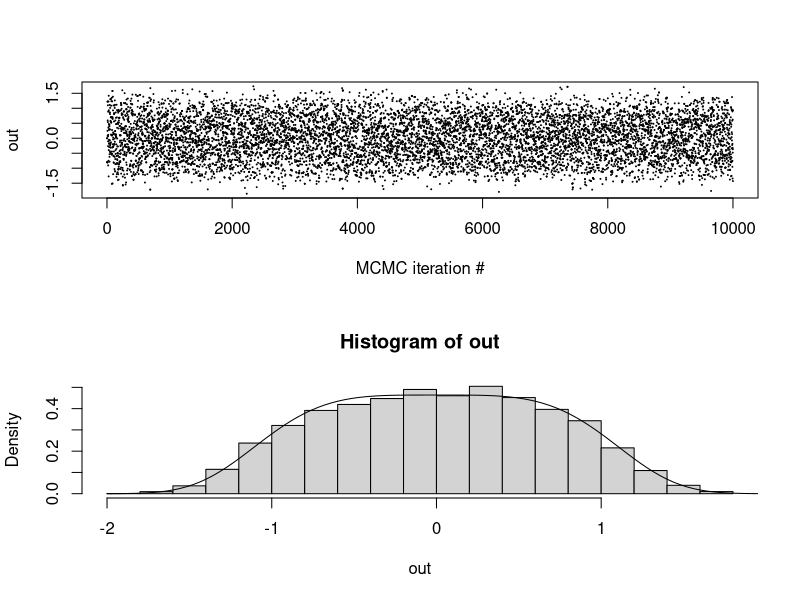
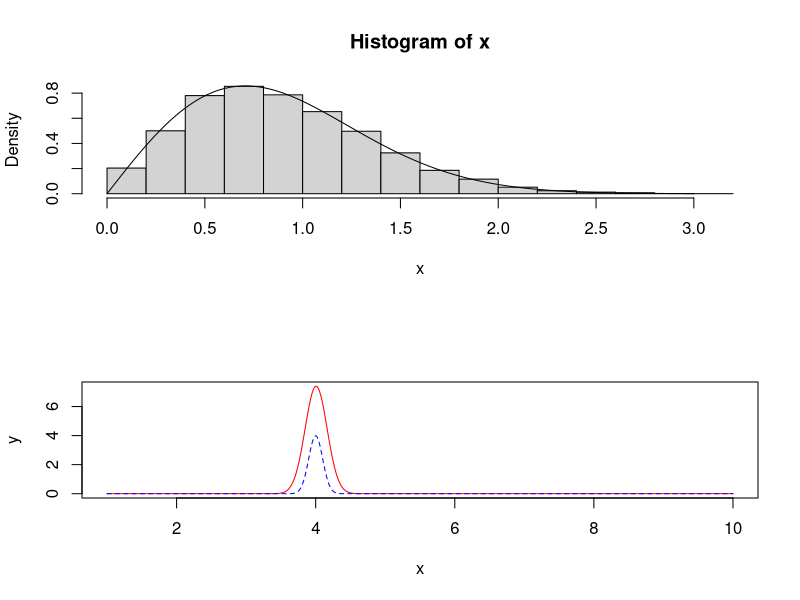
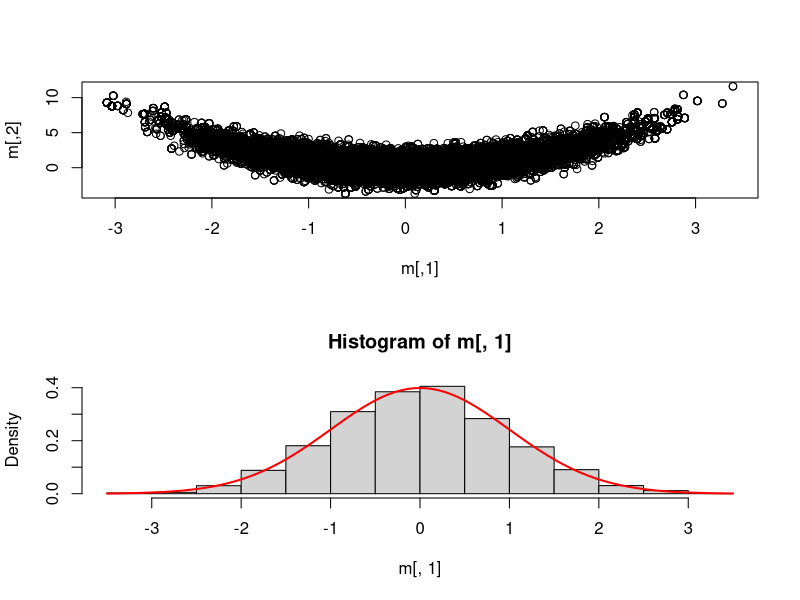
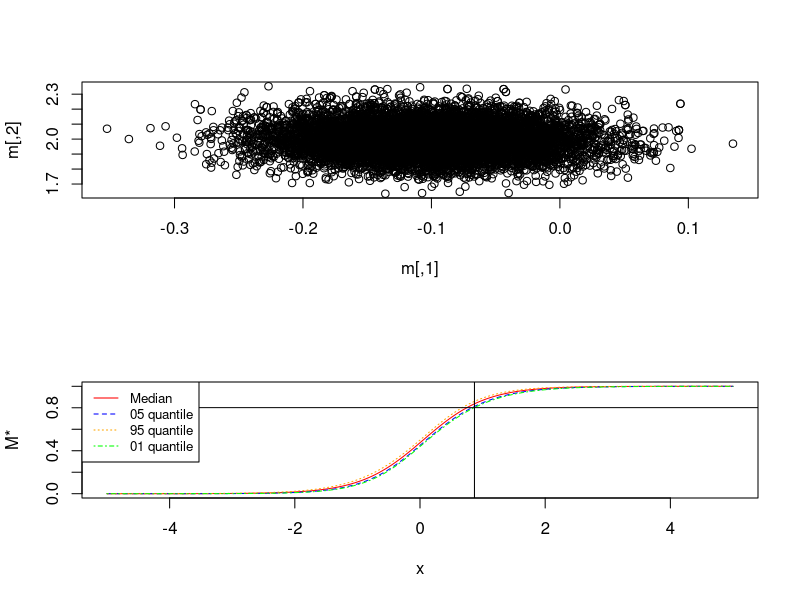
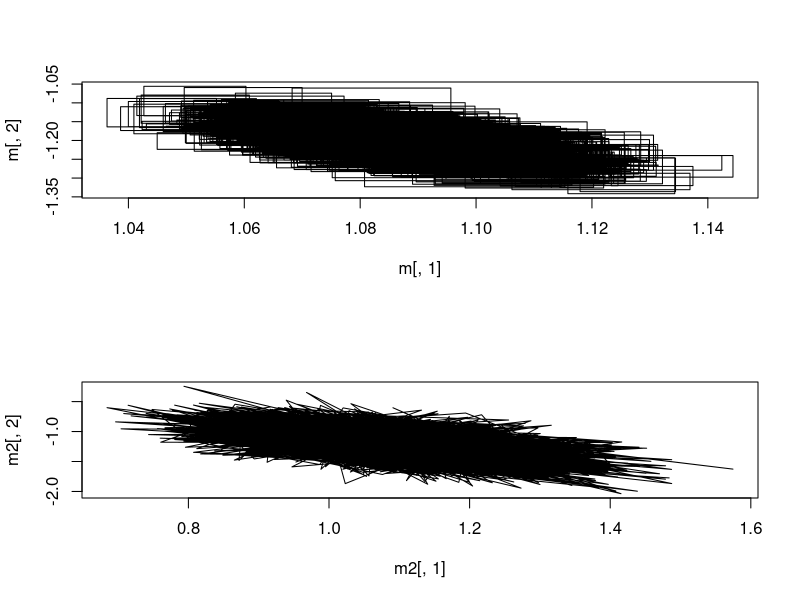
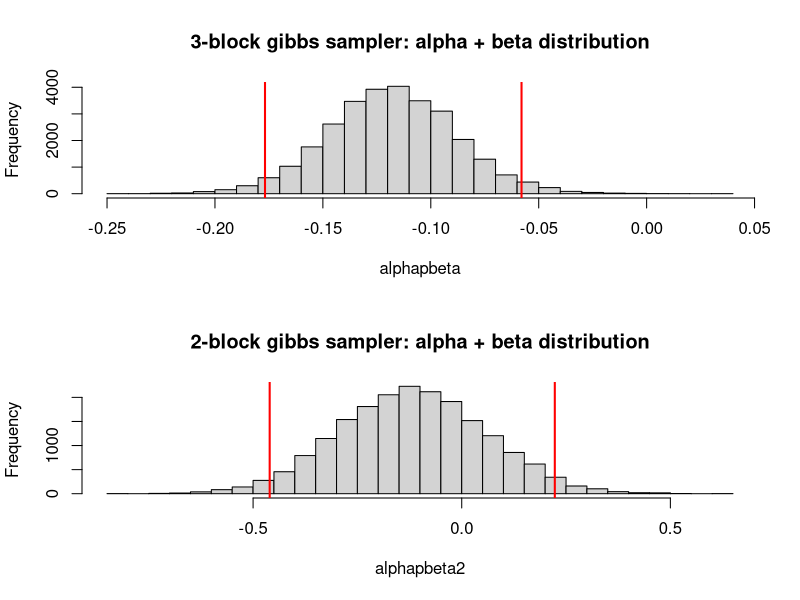
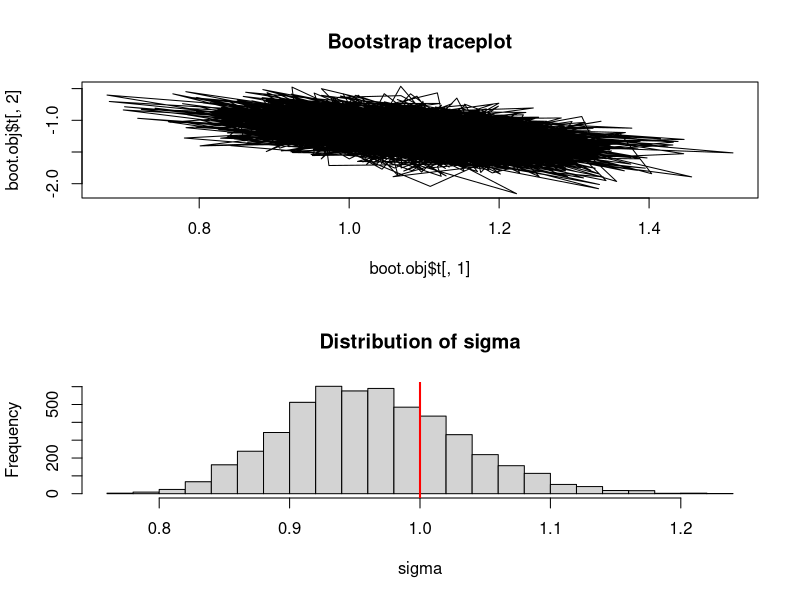
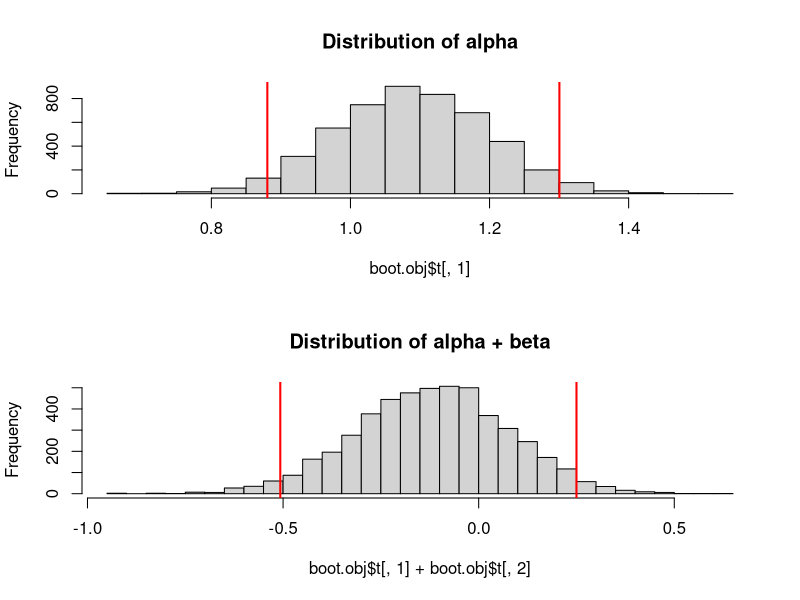

Generate these figures, in order, with R:
## ---- chunk 1
rm(list = ls())
## ---- chunk 2
# general 1d independence metropolis hastings
oneD.IRWMH <- function(prob,
                       sigma=1.0,
                       theta1=0.0,
                       Nsamp=10000){
  res <- numeric(Nsamp)
  # allocate memory
  res[1] <- theta1
  # old importance weight
  wt.old <- prob(res[1])/dnorm(res[1], sd=sigma)
  Nacc <- 0
    for(i in 2:Nsamp){
      # proposal (note, independent of past)
      thetaStar <- rnorm(1, sd=sigma)
      # new importance weight
      wt.star <- prob(thetaStar)/dnorm(thetaStar, sd=sigma)
      # accept probability
      alpha <- min(1.0, wt.star/wt.old)
      # accept/reject
      if(runif(1) < alpha){
        res[i] <- thetaStar
        wt.old <- wt.star
        Nacc <- Nacc+1
      } else {
        res[i] <- res[i-1]
      }
    }
  return(res)
}

# pdf from mandatory pdf
pdf <- function(x) {
  return ((2^0.25*gamma(3/4)/pi) * exp(-x^4 / 2))
}


# sample n samples
n <- 10000
out <- oneD.IRWMH(pdf, theta1 = 0.0, sigma=1, Nsamp = n)

# plot 
par(mfrow=c(2,1))
plot(1:length(out),out,pch=20,cex=0.1,xlab="MCMC iteration #")
hist(out, probability = TRUE)
curve(pdf, add = TRUE, -2, 2)
## ---- chunk 3
# Use inverse sampling method to sample from
# p(x) = 2x exp(-x^2)
inverse_sampling <- function(Nsamples) {
  # Sample n samples from uniform distribution
  u <- runif(Nsamples)
  # Return X = F^-1(U)
  return(sqrt(-log(1-u)))
}

# PDF
pdf2 <- function(x) {
  return(2*x * exp(-x^2))
}

x <- inverse_sampling(10000)
hist(x, probability = TRUE)
curve(pdf2, 0, 3, add = TRUE)
## ---- chunk 4
g <- function(x) {
 exp(sqrt(x))*exp(-20*(x-4)^2)
}

f <- function(x) {
  dnorm(x, mean=4, sd=0.1)
}

x<-seq(1,10,0.01); y1=g(x); y2=f(x)
plot(x, y1, type="l", pch=19, col="red", xlab="x", ylab="y")
lines(x, y2, pch=18, col="blue", type="l", lty=2)
legend(1, 95, legend=c("Line 1", "Line 2"),
       col=c("red", "blue"), lty=1:2, cex=0.8)
## ---- chunk 5
importance <- function(Nsamp) {
  # Sample from f
  x <- rnorm(Nsamp, 4, 0.1)
  # calculate empirical mean
  return(mean((g(x)*(x>0))/(f(x))))
}

# Estimate of integral using importance sampling
importance(100000)
# Numerical integration
integrate(g, 0, Inf)$value
## ---- chunk 6
# Load the multivariate normal library 
library(mvtnorm)
library(coda)

# Target function from 
logg <- function(theta) {
  return(-theta[1]^2/2 - (theta[2] - theta[1]^2)^2 /2)
}

# 2D Random walk using log g
smile_shaped <- function(logg,
                         sigma=diag(2),
                         theta=c(0.0, 0.0),
                         Nsamp=100000){
  
  # Reserve 2xNsamp matrix with zeros
  res <- matrix(0, Nsamp, 2)
  
  # Set initial conditions
  res[1,] <- theta
  
  # Calculate old log-probability
  logold <- logg(theta)
  
  # accept counter
  Nacc <- 0
  
  # Iterate no of samples.
  for(i in 2:Nsamp){
    # Proposal step
    new <- res[i-1,] + rmvnorm(1, theta, sigma)
    # Log-p of proposal step
    lognew <- logg(new)
    # Evaluate step
    logfrac <- exp(min(0.0,lognew-logold))
    # Accept or reject new step
    if(runif(1)<logfrac && is.finite(logfrac)){
      # accept
      res[i,] <- new
      logold <- lognew
      Nacc <- Nacc+1
    } else {
      # reject
      res[i,] <- res[i-1,]
    }
  }
  print(paste("Accept prob: ", Nacc/Nsamp))
  return(res[5000:Nsamp,])
}

# Covariance matrix
sigma <- matrix(c(4.5, 0, 0, 4.5), nrow=2, ncol=2)
m <- smile_shaped(logg=logg, sigma=sigma, c(0.0, 0.0), 50000)
## ---- chunk 7
# Plot multivariate distribution
plot(m)
## ---- chunk 8
# Plot marginal of theta1 and compare with standard normal
hist(m[,1], probability=TRUE)
curve(dnorm(x, mean=0, sd=1), 
      col="red", lwd=2, add=TRUE, yaxt="n")
## ---- chunk 9
ESS <- function(x) {
  coda::effectiveSize(x)
}

ESS(m[,1])
ESS(m[,2])
## ---- chunk 10
# Load the data set
df <- data.frame(read.table("logistic_regression_data.txt"))
x <- df$x
y <- df$y

# function returning a log-posterior kernel for theta
logistic.lp <- function(theta) {
  alpha <- theta[1]
  beta <- theta[2]
  # log-likelihood
  Eeta <- exp(alpha + beta*x)
  p <- Eeta/(1.0 + Eeta)
  log.like <- sum(dbinom(y, size=1, prob = p, log=TRUE))
  
  # priors
  log.prior <- dnorm(alpha, sd=10, log=TRUE) + dnorm(beta, sd=10, log=TRUE)
  
  # log-posterior kernel
  return(log.like+log.prior)
}
## ---- chunk 11
# Independent sampler
IndepMH <- function(lprob, theta=c(0, 0), sigma=diag(2), Nsamp=1000, S=1){
  # Allocate space
  res <- matrix(0, Nsamp, 2)
  # Set initial values
  res[1,] <- theta
  # Old importance
  pold <- lprob(theta) - dmvnorm(theta, mean=theta ,sigma=sigma, log=TRUE)
  # No of accept
  Nacc <- 0
  for (i in 2:Nsamp){
    # Sample theta from multivariate normal with scaled sigma
    new <- rmvnorm(1, theta, S*sigma)
    # Importance of new theta
    pnew <- lprob(new) - dmvnorm(new, mean=theta, sigma=sigma, log=TRUE)
    frac <- exp(min(0.0, pnew-pold))
    if(runif(1)<frac && is.finite(frac)){
      # Accept
      res[i,] <- new
      pold <- pnew
      Nacc <- Nacc+1
    } else {
      # Reject
      res[i,] <- res[(i-1),]
    }
  }
  print(paste0("accept rate : ",Nacc/Nsamp))
  return(res[1000:Nsamp,])
}

sigma <- matrix(c(0.00653,-0.00058,-0.00058,0.01689),2,2)

m <- IndepMH(logistic.lp, c(-0.102, 1.993), sigma, 10000, 0.6)
plot(m)
## ---- chunk 12
ESS(m[,1])
ESS(m[,2])
## ---- chunk 13
# Plotdist is function for calculating values for plotting
plotdist <- function (x) {
  # Calculate m(x*)
  mstar <- exp(m[,1] + m[,2]*x) / (1 + exp(m[,1] + m[,2]*x))
  # calulcate median given x*
  med <- median(mstar)
  # Caltulate quantiles given x*
  quant05 <- quantile(mstar, 0.05)
  quant95 <- quantile(mstar, 0.95)
  quant01 <- quantile(mstar, 0.01)
  # return vector of calculations
  return(c(med, quant05, quant95, quant01))
}

# sequence of x* values
x <- seq(-5, 5, 0.01)
# plot 
plotmat <- matrix(0, length(x), 4)
# set index
i <- 0
# Loop through all x* values in sequence
for (val in x) {
  # increment index for each value in xÆ
  i <- i+1
  plotmat[i,] <- plotdist(val)
}

# First value larger than 0.8 (for plotting horizontal)
horizontal <- plotmat[, 4][plotmat[, 4] > 0.8][1]

# First x-value of m-value with 99% probability of being larger than 0.8
vertical <- x[Position(function(x) x > 0.8, plotmat[, 4])]

# Plot all medians and quantiles conditional on x*
plot(x, plotmat[, 1], type="l", col="red", ylab="M*")
lines(x, plotmat[, 2], type="l", col="blue", lty=2)
lines(x, plotmat[, 3], type="l", col="orange", lty=3)
lines(x, plotmat[, 4], type="l", col="green", lty=4)
# Add vertical line for x values
abline(v = vertical, col="black")
# add horizontal line for m values
abline(h = horizontal, col="black")
legend("topleft", legend=c("Median", "05 quantile", "95 quantile", "01 quantile"),
       col=c("red", "blue", "orange", "green"), lty=1:4, cex=0.8)

# X* where P(M(X*) > 0.8) = 0.99 
print(vertical)
## ---- chunk 14
# Load regression data
df <- data.frame(read.table(file="linear_regression_data.txt"))
x <- df$x
y <- df$y
## ---- chunk 15
gibbs <- function(x, y, theta=c(1.0, -1.2, 1.0), Nsamp=10000) {
  # Result matrix (State stored thrice each iteration)
  res <- matrix(0.0, 3*Nsamp+1, 3)
  # Set state 1 to initial values
  res[1, ] <- theta
  # Set gamma shape parameter
  gammashape <- length(x)/2 + 1
  # Set counter
  k <- 2
  # Iterate...
  for(i in 1:Nsamp){
    
      # Block 1. Alpha
      balpha <- -theta[3]*sum(theta[2]*x - y)
      calpha <- -theta[3]*length(y)*0.5 - 1/200
      theta[1] <- rnorm(1, -balpha/(2*calpha), -1/(2*calpha))
      # store state
      res[k, ] <- theta
      k <- k+1
      
      # Block 2. Beta
      bbeta <- -theta[3]*(sum(x*theta[1]) - sum(x*y))
      cbeta <- -theta[3]*0.5*sum(x^2) - 1/200
      theta[2] <- rnorm(1, -bbeta/(2*cbeta), -1/(2*cbeta))
      # store state
      res[k, ] <- theta
      k <- k+1
      
       # Block 3. Tau
      gammascale <- 1/(0.5*sum((y - theta[1] - theta[2]*x)^2))
      theta[3] <- rgamma(1, gammashape, scale = gammascale)
      # store state
      res[k, ] <- theta
      k <- k+1
  }
  # Return results minus burn in
  return(res[500:k-1,])
}

# Get samples to matrix
m <- gibbs(x, y)
# Calculate column means
colMeans(m)
# Compre with one simple linear regression
lm(y~x, data=df)
## ---- chunk 16
# Traceplot alpha vs beta
plot(m[,1], m[,2], type="l")
## ---- chunk 17
ESS(m[,1])
ESS(m[,2])
ESS(m[,3])
## ---- chunk 18
gibbs_multi <- function(x, y, theta=c(1.0, -1.2, 1.0), Nsamp=10000) {
  # Result matrix (State stored thrice each iteration)
  res <- matrix(0.0, 2*Nsamp+1, 3)
  # Set state 1 to initial values
  res[1, ] <- theta
  # Set gamma shape parameter
  gammashape <- length(x)/2 + 1
  # Set counter
  k <- 2
  
  # Calculations that can be done once for improvment of performance
  # Sum of x
  sumx <- sum(x)
  # Sum of x^2
  sumx2 <- sum(x^2)
  # Sum of y
  sumy <- sum(y)
  # Sum of xy
  sumyx <- sum(x*y)
  # No of datapoints
  n <- length(x)
  
  # Iterate...
  for(i in 1:Nsamp){
    
    # Block 1. [alpha, beta]
    # C from assignment description
    c <- matrix(c(-n*theta[3] - 0.01, -theta[3]*sumx,
                  -theta[3]*sumx, -theta[3]*sumx2 - 0.01), nrow=2, ncol=2)
    # b from assignment description
    b <- c(theta[3]*sumy, theta[3]*sumyx)
    
    theta[1:2] <- rmvnorm(1, -solve(c)%*%b, -solve(c))
    res[k, ] <- theta
    k <- k+1
    
     # Block 2. Tau
    gammascale <- 1/(0.5*sum((y - theta[1] - theta[2]*x)^2))
    theta[3] <- rgamma(1, gammashape, scale = gammascale)
    # store state
    res[k, ] <- theta
    k <- k+1
  }
  # Return results minus burn in
  return(res[500:k-1,])
}

m2 <- gibbs_multi(x, y)
colMeans(m2)
plot(m2[,1], m2[,2], type = "l")
## ---- chunk 19
ESS(m2[,1])
ESS(m2[,2])
ESS(m2[,3])
## ---- chunk 20
alphapbeta <- m[,1] + m[,2]
hist(alphapbeta, breaks=25, 
     main = "3-block gibbs sampler: alpha + beta distribution")
abline(v = quantile(alphapbeta, 0.975), col="red", lwd="2")
abline(v = quantile(alphapbeta, 1-0.975), col="red", lwd="2")
## ---- chunk 21
alphapbeta2 <- m2[,1] + m2[,2]
hist(alphapbeta2, breaks=25,
     main = "2-block gibbs sampler: alpha + beta distribution")
abline(v = quantile(alphapbeta2, 0.975), col="red", lwd="2")
abline(v = quantile(alphapbeta2, 1-0.975), col="red", lwd="2")
## ---- chunk 22
# Import bootstrap library
library(boot)

# Our statistic (simple linear regression y ~ alpha + beta x)
slr <- function(data,i) {
  lm(data[i, 1]~data[i, 2],data = df)$coefficients
}   

# Run bootstrap on our data
boot.obj <- boot(data = df, statistic = slr, R = 5000)

# Traceplot bootstrap estimate to compare with our bayesian approach
plot(boot.obj$t[,1], boot.obj$t[,2], main="Bootstrap traceplot", type="l")
## ---- chunk 23
# Set gamma shape parameter
gammashape <- length(x)/2 + 1

# Calculate sigma for every alpha-beta pair
sigma <- 1/sqrt(
  rgamma(5000, shape = gammashape,
  scale = 1/(1/2 * sum((y - mean(boot.obj$t[,1]) - 
                        mean(boot.obj$t[,2])*x)^2) + 1))
)

# Claim 1
hist(sigma, breaks=25, main="Distribution of sigma")
abline(v = 1, col="red", lwd="2")

# Claim 2
hist(boot.obj$t[,1], breaks=25, main="Distribution of alpha")
abline(v = quantile(boot.obj$t[,1], 0.975), col="red", lwd="2")
abline(v = quantile(boot.obj$t[,1], 1-0.975), col="red", lwd="2")

# Claim 3
hist(boot.obj$t[,1] + boot.obj$t[,2], breaks=25, 
     main="Distribution of alpha + beta")
abline(v = quantile(boot.obj$t[,1] + boot.obj$t[,2], 0.975), 
       col="red", lwd="2")
abline(v = quantile(boot.obj$t[,1] + boot.obj$t[,2], 1-0.975), 
       col="red", lwd="2")
